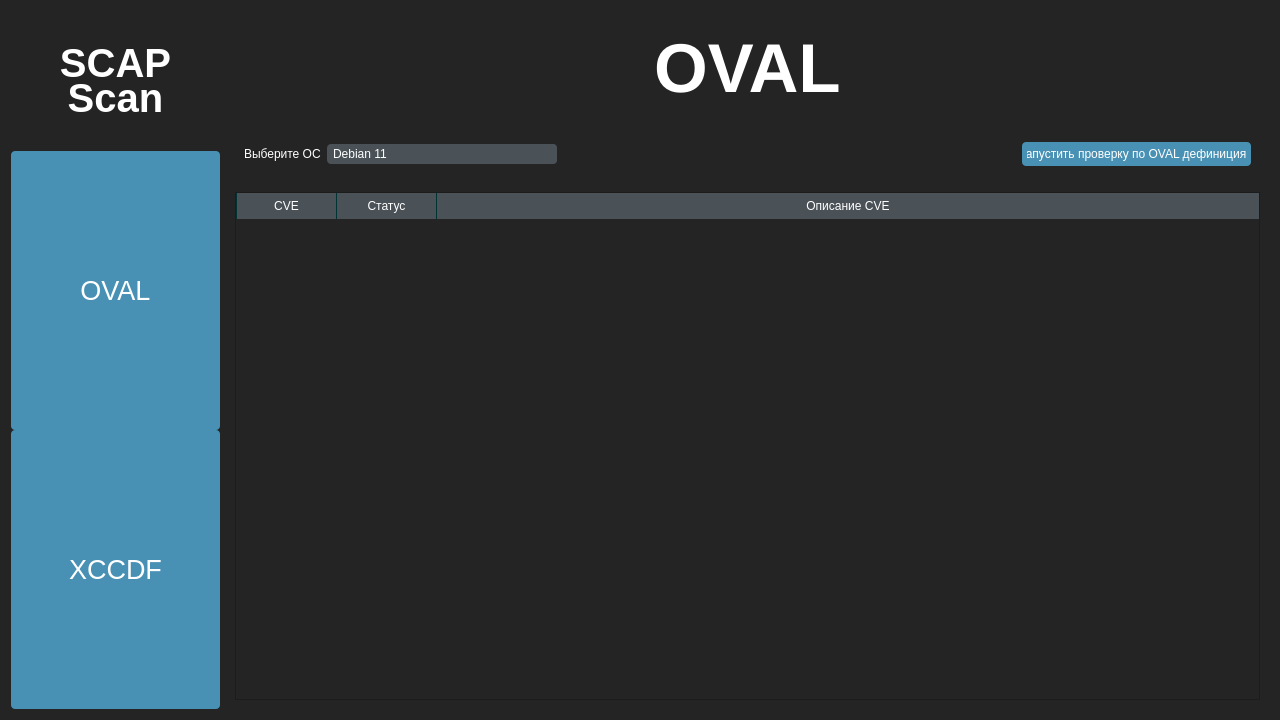
<?xml version="1.0" encoding="UTF-8"?>
<ui version="4.0">
 <class>Form</class>
 <widget class="QWidget" name="Form">
  <property name="geometry">
   <rect>
    <x>0</x>
    <y>0</y>
    <width>1280</width>
    <height>720</height>
   </rect>
  </property>
  <property name="windowTitle">
   <string>Form</string>
  </property>
  <property name="styleSheet">
   <string notr="true">/*Copyright (c) DevSec Studio. All rights reserved.

MIT License

Permission is hereby granted, free of charge, to any person obtaining a copy
of this software and associated documentation files (the &quot;Software&quot;), to deal
in the Software without restriction, including without limitation the rights
to use, copy, modify, merge, publish, distribute, sublicense, and/or sell
copies of the Software, and to permit persons to whom the Software is
furnished to do so, subject to the following conditions:

The above copyright notice and this permission notice shall be included in all
copies or substantial portions of the Software.

THE SOFTWARE IS PROVIDED *AS IS*, WITHOUT WARRANTY OF ANY KIND, EXPRESS OR
IMPLIED, INCLUDING BUT NOT LIMITED TO THE WARRANTIES OF MERCHANTABILITY,
FITNESS FOR A PARTICULAR PURPOSE AND NONINFRINGEMENT. IN NO EVENT SHALL THE
AUTHORS OR COPYRIGHT HOLDERS BE LIABLE FOR ANY CLAIM, DAMAGES OR OTHER
LIABILITY, WHETHER IN AN ACTION OF CONTRACT, TORT OR OTHERWISE, ARISING FROM,
OUT OF OR IN CONNECTION WITH THE SOFTWARE OR THE USE OR OTHER DEALINGS IN THE SOFTWARE.
*/

/*-----QWidget-----*/
QWidget
{
	background-color: #242424;
	color: #fff;
	selection-background-color: #fff;
	selection-color: #000;

}


/*-----QLabel-----*/
QLabel
{
	background-color: transparent;
	color: #fff;

}


/*-----QMenuBar-----*/
QMenuBar 
{
	background-color: #4a5157;
	color: #fff;

}


QMenuBar::item 
{
	background-color: transparent;
	border-left: 1px solid #003333;
	padding: 5px;
	padding-left: 15px;
	padding-right: 15px;

}


QMenuBar::item:selected 
{
	background-color: #003333;
	border: 1px solid #006666;
	color: #fff;

}


QMenuBar::item:pressed 
{
	background-color: #006666;
	border: 1px solid #006666;
	color: #fff;

}


/*-----QMenu-----*/
QMenu
{
    background-color: #4a5157;
    border: 1px solid #4a5157;
    padding: 10px;
	color: #fff;

}


QMenu::item
{
    background-color: transparent;
    padding: 2px 20px 2px 20px;
	min-width: 200px;

}


QMenu::separator
{
   	background-color: #242424;
	height: 1px;

}


QMenu::item:disabled
{
    color: #555;
    background-color: transparent;
    padding: 2px 20px 2px 20px;

}


QMenu::item:selected
{
	background-color: #003333;
	border: 1px solid #006666;
	color: #fff;

}


/*-----QToolButton-----*/
QToolButton 
{
	background-color: transparent;
	color: #fff;
	padding: 3px;
	margin-left: 1px;
}


QToolButton:hover
{
	background-color: rgba(70,162,218,50%);
	border: 1px solid #46a2da;
	color: #000;
	
}


QToolButton:pressed
{
	background-color: #727272;
	border: 1px solid #46a2da;

}


QToolButton:checked
{
	background-color: #727272;
	border: 1px solid #222;
}


/*-----QPushButton-----*/
QPushButton
{
	background-color: #4891b4;
	color: #fff;
	min-width: 80px;
	border-radius: 4px;
	padding: 5px;

}


QPushButton::flat
{
	background-color: transparent;
	border: none;
	color: #000;

}


QPushButton::disabled
{
	background-color: #606060;
	color: #959595;
	border-color: #051a39;

}


QPushButton::hover
{
	background-color: #54aad3;
	border: 1px solid #46a2da;

}


QPushButton::pressed
{
	background-color: #2385b4;
	border: 1px solid #46a2da;

}


QPushButton::checked
{
	background-color: #bd5355;
	border: 1px solid #bd5355;

}


/*-----QLineEdit-----*/
QLineEdit
{
	background-color: #242424;
	color : #fff;
	border: 1px solid #1d1d1d;
	padding: 3px;
	padding-left: 5px;
	border-radius: 4px;

}


/*-----QPlainTExtEdit-----*/
QPlainTextEdit
{
	background-color: #242424;
	color : #fff;
	border: 1px solid #1d1d1d;
	padding: 3px;
	padding-left: 5px;
	border-radius: 4px;

}


/*-----QToolBox-----*/
QToolBox
{
	background-color: transparent;
	border: 1px solid #1d1d1d;

}


QToolBox::tab
{
	background-color: #002b2b;
	border: 1px solid #1d1d1d;

}


QToolBox::tab:hover
{
	background-color: #006d6d;
	border: 1px solid #1d1d1d;

}


/*-----QComboBox-----*/
QComboBox
{
    background-color: #4a5157;
    padding-left: 6px;
    color: #fff;
    height: 20px;
	border-radius: 4px;

}


QComboBox::disabled
{
	background-color: #404040;
	color: #656565;
	border-color: #051a39;

}


QComboBox:on
{
    background-color: #4a5157;
	color: #fff;

}


QComboBox QAbstractItemView
{
    background-color: #4a5157;
    color: #fff;
    selection-background-color: #002b2b;
	selection-color: #fff;
    outline: 0;

}


QComboBox::drop-down
{
	background-color: #4a5157;
    subcontrol-origin: padding;
    subcontrol-position: top right;
	border-radius: 4px;
    width: 15px;

}


QComboBox::down-arrow
{
    image: url(://arrow-down.png);
    width: 8px;
    height: 8px;

}


/*-----QDoubleSpinBox &amp; QCalendarWidget-----*/
QDoubleSpinBox,
QCalendarWidget QSpinBox 
{
	background-color: #242424;
	color : #fff;
	border: 1px solid #1d1d1d;
	border-radius: 4px;
	padding: 3px;
	padding-left: 5px;

}


QDoubleSpinBox::up-button, 
QCalendarWidget QSpinBox::up-button
{
	background-color: #4a5157;
    width: 16px; 
	border-top-right-radius: 4px;
    border-width: 1px;
	border-color: #1d1d1d;

}


QDoubleSpinBox::up-button:hover, 
QCalendarWidget QSpinBox::up-button:hover
{
	background-color: #585858;

}


QDoubleSpinBox::up-button:pressed, 
QCalendarWidget QSpinBox::up-button:pressed
{
	background-color: #252525;
    width: 16px; 
    border-width: 1px;

}


QDoubleSpinBox::up-arrow,
QCalendarWidget QSpinBox::up-arrow
{
    image: url(://arrow-up.png);
    width: 7px;
    height: 7px;

}


QDoubleSpinBox::down-button, 
QCalendarWidget QSpinBox::down-button
{
	background-color: #4a5157;
    width: 16px; 
    border-width: 1px;
	border-bottom-right-radius: 4px;
	border-color: #1d1d1d;

}


QDoubleSpinBox::down-button:hover, 
QCalendarWidget QSpinBox::down-button:hover
{
	background-color: #585858;

}


QDoubleSpinBox::down-button:pressed, 
QCalendarWidget QSpinBox::down-button:pressed
{
	background-color: #252525;
    width: 16px; 
    border-width: 1px;

}


QDoubleSpinBox::down-arrow,
QCalendarWidget QSpinBox::down-arrow
{
    image: url(://arrow-down.png);
    width: 7px;
    height: 7px;

}


/*-----QGroupBox-----*/
QGroupBox 
{
    border: 1px solid;
    border-color: #1d1d1d;
	border-radius: 4px;
    margin-top: 23px;

}


QGroupBox::title  
{
    background-color: #002b2b;
    color: #fff;
	subcontrol-position: top left;
    subcontrol-origin: margin;
    padding: 5px;
	min-width: 100px;
	border: 1px solid #1d1d1d;
	border-top-left-radius: 4px;
	border-top-right-radius: 4px;
	border-bottom: none;

}


/*-----QHeaderView-----*/
QHeaderView::section
{
    background-color: #4a5157;
	border: none;
    color: #fff;
	padding: 4px;
	
}


QHeaderView::section:disabled
{
    background-color: #525251;
    color: #656565;

}


QHeaderView::section:checked
{
    background-color: qlineargradient(spread:repeat, x1:1, y1:0, x2:1, y2:1, stop:0 rgba(227, 227, 227, 255),stop:1 rgba(187, 187, 187, 255));
    color: #000;

}


QHeaderView::section::vertical::first,
QHeaderView::section::vertical::only-one
{
    border-left: 1px solid #003333;

}


QHeaderView::section::vertical
{
    border-left: 1px solid #003333;
}


QHeaderView::section::horizontal::first,
QHeaderView::section::horizontal::only-one
{
    border-left: 1px solid #003333;

}


QHeaderView::section::horizontal
{
    border-left: 1px solid #003333;

}


QTableCornerButton::section
{
    background-color: qlineargradient(spread:repeat, x1:1, y1:0, x2:1, y2:1, stop:0 rgba(227, 227, 227, 255),stop:1 rgba(187, 187, 187, 255));
	border: 1px solid #000;
    color: #fff;

}


/*-----QCalendarWidget-----*/
QCalendarWidget QToolButton
{
  	background-color: transparent;
  	color: white;

}


QCalendarWidget QToolButton::hover
{
	background-color: #006666;
	border: 1px solid #006666;
	color: #fff;

}


QCalendarWidget QMenu 
{
	width: 120px;
	left: 20px;
	color: white;

}


QCalendarWidget QWidget 
{ 
	alternate-background-color: #4a5157; 
	color: #fff;

}


QCalendarWidget QAbstractItemView:enabled 
{
	color: #fff;  
	background-color: #242424;  
	selection-background-color: #002b2b; 
	selection-color: #fff; 

}


QCalendarWidget QAbstractItemView:disabled 
{ 
	color: #404040; 

}


/*-----QTreeWidget-----*/
QTreeView
{
	show-decoration-selected: 0;
	alternate-background-color: transparent;
	background-color: transparent;
   	border: none;
	color: #fff;
	font: 8pt;

}


QTreeView::item:selected
{
	color:#fff;
	background-color: #002b2b;
	border-radius: 0px;

}


QTreeView::item:!selected:hover
{
    background-color: #5e5e5e;
    border: none;
    color: white;

}


QTreeView::branch:has-children:!has-siblings:closed,
QTreeView::branch:closed:has-children:has-siblings 
{
	image: url(://tree-closed.png);

}


QTreeView::branch:open:has-children:!has-siblings,
QTreeView::branch:open:has-children:has-siblings  
{
	image: url(://tree-open.png);

}


/*-----QListView-----*/
QListView 
{
	background-color: transparent;
	alternate-background-color: transparent;
    border : none;
    color: #fff;
    show-decoration-selected: 1; 
    outline: 0;
   	border: 1px solid #1d1d1d;

}


QListView::disabled 
{
	background-color: #656565;
	color: #1b1b1b;
    border: 1px solid #656565;

}


QListView::item 
{
	background-color: transparent;
    padding: 1px;

}


QListView::item:selected 
{
	background-color: #002b2b;
	border: 1px solid #002b2b;
	color: #fff;

}


QListView::item:selected:!active 
{
	background-color: #002b2b;
	border: 1px solid #002b2b;
	color: #fff;

}


QListView::item:selected:active 
{
	background-color: #002b2b;
	border: 1px solid #002b2b;
	color: #fff;

}


QListView::item:hover {
    background-color: #5e5e5e;
    border: none;
    color: #000;

}


/*-----QCheckBox-----*/
QCheckBox
{
	background-color: transparent;
    color: #fff;
	border: none;

}


QCheckBox::indicator
{
    background-color: lightgray;
    border: 1px solid #000;
    width: 12px;
    height: 12px;

}


QCheckBox::indicator:checked
{
    image:url(&quot;./ressources/check.png&quot;);
	background-color: #002b2b;
    border: 1px solid #3a546e;

}


QCheckBox::indicator:unchecked:hover
{
	border: 1px solid #46a2da; 

}


QCheckBox::disabled
{
	color: #656565;

}


QCheckBox::indicator:disabled
{
	background-color: #656565;
	color: #656565;
    border: 1px solid #656565;

}


/*-----QRadioButton-----*/
QRadioButton 
{
	color: #fff;
	background-color: transparent;

}


QRadioButton::indicator::unchecked:hover 
{
	background-color: #d3d3d3;
	border: 2px solid #002b2b;
	border-radius: 6px;
}


QRadioButton::indicator::checked 
{
	border: 2px solid #52beff;
	border-radius: 6px;
	background-color: #002b2b;  
	width: 9px; 
	height: 9px; 

}


/*-----QScrollBar-----*/
QScrollBar:vertical 
{
   border: none;
   width: 12px;

}


QScrollBar::handle:vertical 
{
   border: none;
   border-radius : 0px;
   background-color: #7a7a7a;
   min-height: 80px;
   width : 12px;

}


QScrollBar::handle:vertical:pressed
{
   background-color: #5d5f60; 

}


QScrollBar::add-line:vertical
{
   border: none;
   background: transparent;
   height: 0px;
   subcontrol-position: bottom;
   subcontrol-origin: margin;

}


QScrollBar::add-line:vertical:hover 
{
   background-color: transparent;

}


QScrollBar::add-line:vertical:pressed 
{
   background-color: #3f3f3f;

}


QScrollBar::sub-line:vertical
{
   border: none;
   background: transparent;
   height: 0px;

}


QScrollBar::sub-line:vertical:hover 
{
   background-color: transparent;

}


QScrollBar::sub-line:vertical:pressed 
{
   background-color: #3f3f3f;

}


QScrollBar::up-arrow:vertical
{
   width: 0px;
   height: 0px;
   background: transparent;

}


QScrollBar::down-arrow:vertical 
{
   width: 0px;
   height: 0px;
   background: transparent;

}


QScrollBar::add-page:vertical, QScrollBar::sub-page:vertical
{
   background-color: #222222;
	
}


QScrollBar:horizontal 
{
   border: none;
   height: 12px;

}


QScrollBar::handle:horizontal 
{
   border: none;
   border-radius : 0px;
   background-color: #7a7a7a;
   min-height: 80px;
   height : 12px;

}


QScrollBar::handle:horizontal:pressed
{
   background-color: #5d5f60; 

}


QScrollBar::add-line:horizontal
{
   border: none;
   background: transparent;
   height: 0px;
   subcontrol-position: bottom;
   subcontrol-origin: margin;

}


QScrollBar::add-line:horizontal:hover 
{
   background-color: transparent;

}


QScrollBar::add-line:horizontal:pressed 
{
   background-color: #3f3f3f;

}


QScrollBar::sub-line:horizontal
{
   border: none;
   background: transparent;
   height: 0px;

}


QScrollBar::sub-line:horizontal:hover 
{
   background-color: transparent;

}


QScrollBar::sub-line:horizontal:pressed 
{
   background-color: #3f3f3f;

}


QScrollBar::up-arrow:horizontal
{
   width: 0px;
   height: 0px;
   background: transparent;

}


QScrollBar::down-arrow:horizontal 
{
   width: 0px;
   height: 0px;
   background: transparent;

}


QScrollBar::add-page:horizontal, QScrollBar::sub-page:horizontal
{
   background-color: #222222;
	
}


/*-----QProgressBar-----*/
QProgressBar
{
	border: 1px solid #1d1d1d;
    text-align: center;
	border-radius: 10px;
	color: #fff;
	font-weight: bold;

}


QProgressBar::chunk
{
    background-color: #3b86ae;
	border-radius: 9px;
    margin: 0.5px;

}


/*-----QStatusBar-----*/
QStatusBar
{
	background-color: #4a5157;
	color: #ffffff;
	border-color: #051a39;

}


/*-----QSizeGrip-----*/
QSizeGrip 
{
	background-color: image(&quot;./ressources/sizegrip.png&quot;); /*To replace*/
	border: none;

}
</string>
  </property>
  <layout class="QGridLayout" name="gridLayout" columnstretch="1,5">
   <item row="0" column="0">
    <widget class="QWidget" name="widget_with_menus" native="true">
     <layout class="QVBoxLayout" name="verticalLayout" stretch="2,4,4">
      <property name="spacing">
       <number>0</number>
      </property>
      <property name="leftMargin">
       <number>0</number>
      </property>
      <property name="topMargin">
       <number>0</number>
      </property>
      <property name="rightMargin">
       <number>0</number>
      </property>
      <property name="bottomMargin">
       <number>0</number>
      </property>
      <item>
       <widget class="QLabel" name="label">
        <property name="sizePolicy">
         <sizepolicy hsizetype="Preferred" vsizetype="Preferred">
          <horstretch>0</horstretch>
          <verstretch>0</verstretch>
         </sizepolicy>
        </property>
        <property name="font">
         <font>
          <pointsize>30</pointsize>
          <bold>true</bold>
         </font>
        </property>
        <property name="text">
         <string>&lt;p style=&quot;line-height: 0.5;&quot;&gt;
&lt;html&gt;&lt;head/&gt;&lt;body&gt;&lt;p&gt;SCAP&lt;/p&gt;&lt;p&gt;Scan&lt;/p&gt;&lt;/body&gt;&lt;/html&gt;</string>
        </property>
        <property name="textFormat">
         <enum>Qt::TextFormat::RichText</enum>
        </property>
        <property name="alignment">
         <set>Qt::AlignmentFlag::AlignCenter</set>
        </property>
        <property name="wordWrap">
         <bool>false</bool>
        </property>
       </widget>
      </item>
      <item>
       <widget class="QPushButton" name="bt_OVAL_page">
        <property name="sizePolicy">
         <sizepolicy hsizetype="Preferred" vsizetype="Preferred">
          <horstretch>0</horstretch>
          <verstretch>0</verstretch>
         </sizepolicy>
        </property>
        <property name="font">
         <font>
          <pointsize>20</pointsize>
          <bold>false</bold>
         </font>
        </property>
        <property name="text">
         <string>OVAL</string>
        </property>
       </widget>
      </item>
      <item>
       <widget class="QPushButton" name="bt_XCCDF_page">
        <property name="sizePolicy">
         <sizepolicy hsizetype="Preferred" vsizetype="Preferred">
          <horstretch>0</horstretch>
          <verstretch>0</verstretch>
         </sizepolicy>
        </property>
        <property name="font">
         <font>
          <pointsize>20</pointsize>
          <bold>false</bold>
         </font>
        </property>
        <property name="text">
         <string>XCCDF</string>
        </property>
       </widget>
      </item>
     </layout>
    </widget>
   </item>
   <item row="0" column="1">
    <widget class="QStackedWidget" name="stackedWidget">
     <widget class="QWidget" name="OVAL_page">
      <layout class="QVBoxLayout" name="verticalLayout_2" stretch="1,1,8">
       <item>
        <widget class="QWidget" name="Widget_withOVALlabel" native="true">
         <layout class="QHBoxLayout" name="horizontalLayout">
          <item>
           <spacer name="horizontalSpacer">
            <property name="orientation">
             <enum>Qt::Orientation::Horizontal</enum>
            </property>
            <property name="sizeHint" stdset="0">
             <size>
              <width>40</width>
              <height>20</height>
             </size>
            </property>
           </spacer>
          </item>
          <item>
           <widget class="QLabel" name="label_OVAL">
            <property name="font">
             <font>
              <pointsize>52</pointsize>
              <bold>true</bold>
             </font>
            </property>
            <property name="text">
             <string>OVAL</string>
            </property>
           </widget>
          </item>
          <item>
           <spacer name="horizontalSpacer_2">
            <property name="orientation">
             <enum>Qt::Orientation::Horizontal</enum>
            </property>
            <property name="sizeHint" stdset="0">
             <size>
              <width>40</width>
              <height>20</height>
             </size>
            </property>
           </spacer>
          </item>
         </layout>
        </widget>
       </item>
       <item>
        <widget class="QWidget" name="Widget_withOVALchoose" native="true">
         <layout class="QHBoxLayout" name="horizontalLayout_2" stretch="1,4,8,4">
          <item>
           <widget class="QLabel" name="label_OS">
            <property name="font">
             <font>
              <pointsize>9</pointsize>
             </font>
            </property>
            <property name="text">
             <string>Выберите OC</string>
            </property>
           </widget>
          </item>
          <item>
           <widget class="QComboBox" name="Cb_chooseos">
            <item>
             <property name="text">
              <string>Debian 11</string>
             </property>
            </item>
            <item>
             <property name="text">
              <string>Debian 12</string>
             </property>
            </item>
            <item>
             <property name="text">
              <string>Rocky Linux 9</string>
             </property>
            </item>
            <item>
             <property name="text">
              <string>RHEL 9</string>
             </property>
            </item>
           </widget>
          </item>
          <item>
           <spacer name="horizontalSpacer_3">
            <property name="orientation">
             <enum>Qt::Orientation::Horizontal</enum>
            </property>
            <property name="sizeHint" stdset="0">
             <size>
              <width>40</width>
              <height>20</height>
             </size>
            </property>
           </spacer>
          </item>
          <item>
           <widget class="QPushButton" name="bt_OVALcheck">
            <property name="text">
             <string>Запустить проверку по OVAL дефинициям</string>
            </property>
           </widget>
          </item>
         </layout>
        </widget>
       </item>
       <item>
        <widget class="QTableWidget" name="table_OVAL_results">
         <property name="sortingEnabled">
          <bool>true</bool>
         </property>
         <property name="columnCount">
          <number>3</number>
         </property>
         <attribute name="horizontalHeaderStretchLastSection">
          <bool>true</bool>
         </attribute>
         <column>
          <property name="text">
           <string>CVE</string>
          </property>
         </column>
         <column>
          <property name="text">
           <string>Статус</string>
          </property>
         </column>
         <column>
          <property name="text">
           <string>Описание CVE</string>
          </property>
         </column>
        </widget>
       </item>
      </layout>
     </widget>
     <widget class="QWidget" name="XCCDF_page">
      <layout class="QVBoxLayout" name="verticalLayout_3" stretch="1,1,8">
       <item>
        <widget class="QWidget" name="Widget_withXCCDFlabel" native="true">
         <layout class="QHBoxLayout" name="horizontalLayout_3">
          <item>
           <spacer name="horizontalSpacer_4">
            <property name="orientation">
             <enum>Qt::Orientation::Horizontal</enum>
            </property>
            <property name="sizeHint" stdset="0">
             <size>
              <width>40</width>
              <height>20</height>
             </size>
            </property>
           </spacer>
          </item>
          <item>
           <widget class="QLabel" name="label_XCCDF">
            <property name="font">
             <font>
              <pointsize>52</pointsize>
              <bold>true</bold>
             </font>
            </property>
            <property name="text">
             <string>XCCDF</string>
            </property>
           </widget>
          </item>
          <item>
           <spacer name="horizontalSpacer_5">
            <property name="orientation">
             <enum>Qt::Orientation::Horizontal</enum>
            </property>
            <property name="sizeHint" stdset="0">
             <size>
              <width>40</width>
              <height>20</height>
             </size>
            </property>
           </spacer>
          </item>
         </layout>
        </widget>
       </item>
       <item>
        <widget class="QWidget" name="Widget_withXCCDFchoose" native="true">
         <layout class="QHBoxLayout" name="horizontalLayout_4" stretch="1,4,8,0,4">
          <item>
           <widget class="QLabel" name="label_OS_2">
            <property name="font">
             <font>
              <pointsize>9</pointsize>
             </font>
            </property>
            <property name="text">
             <string>Выберите OC</string>
            </property>
           </widget>
          </item>
          <item>
           <widget class="QComboBox" name="Cb_chooseos_2">
            <item>
             <property name="text">
              <string>Debian 11</string>
             </property>
            </item>
            <item>
             <property name="text">
              <string>Debian 12</string>
             </property>
            </item>
            <item>
             <property name="text">
              <string>Rocky Linux 9</string>
             </property>
            </item>
            <item>
             <property name="text">
              <string>RHEL 9</string>
             </property>
            </item>
           </widget>
          </item>
          <item>
           <spacer name="horizontalSpacer_6">
            <property name="orientation">
             <enum>Qt::Orientation::Horizontal</enum>
            </property>
            <property name="sizeHint" stdset="0">
             <size>
              <width>368</width>
              <height>20</height>
             </size>
            </property>
           </spacer>
          </item>
          <item>
           <widget class="QCheckBox" name="checkb_remediation">
            <property name="text">
             <string>Исправление уязвимостей</string>
            </property>
           </widget>
          </item>
          <item>
           <widget class="QPushButton" name="bt_XCCDFcheck">
            <property name="text">
             <string>Запустить проверку по XCCDF</string>
            </property>
           </widget>
          </item>
         </layout>
        </widget>
       </item>
       <item>
        <widget class="QTableWidget" name="table_XCCDF_results">
         <property name="sortingEnabled">
          <bool>true</bool>
         </property>
         <attribute name="horizontalHeaderStretchLastSection">
          <bool>true</bool>
         </attribute>
         <column>
          <property name="text">
           <string>Правило</string>
          </property>
         </column>
         <column>
          <property name="text">
           <string>Статус</string>
          </property>
         </column>
         <column>
          <property name="text">
           <string>Важность</string>
          </property>
         </column>
         <column>
          <property name="text">
           <string>Инструкция по исправлению</string>
          </property>
         </column>
        </widget>
       </item>
      </layout>
     </widget>
    </widget>
   </item>
  </layout>
 </widget>
 <resources/>
 <connections/>
</ui>
